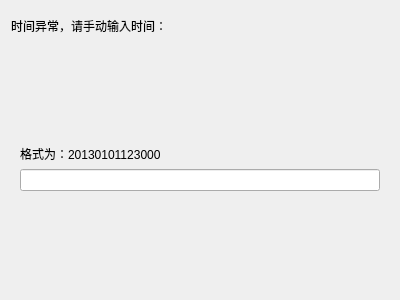
<?xml version="1.0" encoding="UTF-8"?>
<ui version="4.0">
 <class>FormRegulateTime</class>
 <widget class="QWidget" name="FormRegulateTime">
  <property name="geometry">
   <rect>
    <x>0</x>
    <y>0</y>
    <width>400</width>
    <height>300</height>
   </rect>
  </property>
  <property name="windowTitle">
   <string>Form</string>
  </property>
  <property name="Type" stdset="0">
   <string>firstWidget</string>
  </property>
  <layout class="QVBoxLayout" name="verticalLayout" stretch="1,8">
   <item>
    <widget class="QLabel" name="containerTitle">
     <property name="styleSheet">
      <string notr="true"/>
     </property>
     <property name="text">
      <string>时间异常，请手动输入时间：</string>
     </property>
     <property name="className" stdset="0">
      <string>Title</string>
     </property>
    </widget>
   </item>
   <item>
    <widget class="QWidget" name="containerContent" native="true">
     <layout class="QVBoxLayout" name="verticalLayout_2" stretch="0,0,0,0">
      <item>
       <spacer name="verticalSpacer">
        <property name="orientation">
         <enum>Qt::Vertical</enum>
        </property>
        <property name="sizeHint" stdset="0">
         <size>
          <width>20</width>
          <height>40</height>
         </size>
        </property>
       </spacer>
      </item>
      <item>
       <widget class="QLabel" name="label">
        <property name="text">
         <string>格式为：20130101123000</string>
        </property>
        <property name="className" stdset="0">
         <string>fpcContent</string>
        </property>
       </widget>
      </item>
      <item>
       <widget class="QLineEdit" name="lineEdit">
        <property name="className" stdset="0">
         <string>fpcContent</string>
        </property>
       </widget>
      </item>
      <item>
       <spacer name="verticalSpacer_2">
        <property name="orientation">
         <enum>Qt::Vertical</enum>
        </property>
        <property name="sizeHint" stdset="0">
         <size>
          <width>20</width>
          <height>40</height>
         </size>
        </property>
       </spacer>
      </item>
     </layout>
    </widget>
   </item>
  </layout>
 </widget>
 <resources/>
 <connections/>
</ui>
